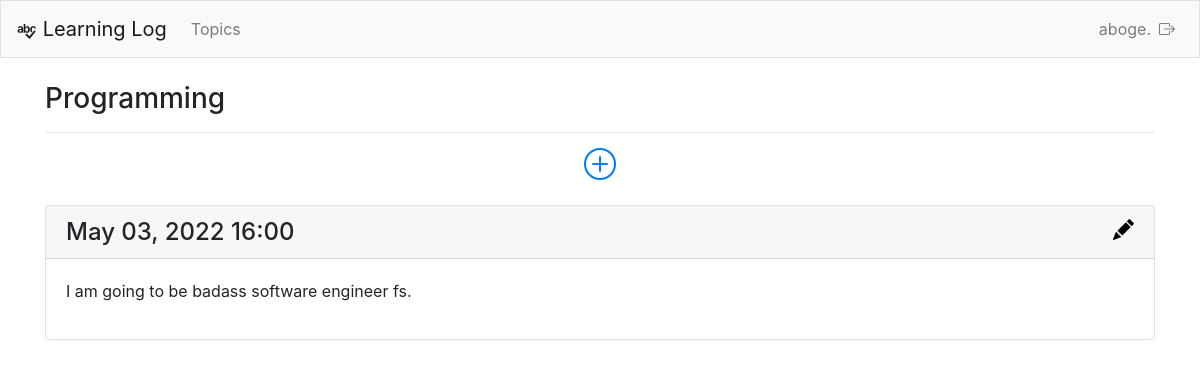
/topics/7/ (signed in), run on the app's committed database.
### learning_logs/models.py (models this page shows, shortened)
class Topic(models.Model):
    text = models.CharField(max_length=200)
    time_added = models.DateTimeField(auto_now_add=True)
    owner = models.ForeignKey(User, on_delete=models.CASCADE)
    def __str__(self):
        return self.text

class Entry(models.Model):
    topic = models.ForeignKey(Topic, on_delete=models.CASCADE)
    text = models.TextField()
    date_added = models.DateTimeField(auto_now_add=True)
    class Meta:
        verbose_name_plural = 'entries'

### learning_logs/views.py (the view)
# urls.py: path('topics/<int:topic_id>/', views.topic, name='topic'),
@login_required
def topic(request, topic_id):
    topic = Topic.objects.get(id=topic_id)
    if topic.owner != request.user:
        raise Http404
    entries = topic.entry_set.order_by('-date_added')
    context = {'topic': topic, 'entries': entries}
    return render(request, 'learning_logs/topic.html', context)

### learning_logs/templates/learning_logs/topic.html
{% extends 'learning_logs/base.html' %}
{% block page_header %}
    <h3>{{ topic }}</h3>
{% endblock page_header %}
{% block content %}
<p class="text-center"><a href="{% url 'learning_logs:new_entry' topic.id %}"><i title="Add Entry" style="font-size: 2rem;" class="bi-plus-circle m-3"></i> </a></p>
{% for entry in entries %}
    <div class="card mb-3">
        <h4 class="card-header d-flex justify-content-between">
        {{ entry.date_added|date:'M d, Y H:i' }}
        <small><a href="{% url 'learning_logs:edit_entry' entry.id %}"><i title="Edit" style="color: black;" class="bi-pencil-fill"></i></a>
        </small></h4>
    <div class="card-body">
        {{ entry.text|linebreaks }}
    </div>
    </div>
        {% empty %}
        <p>There are no entries for this topic yet.</p>
{% endfor %}
{% endblock content %}

### learning_logs/templates/learning_logs/base.html (shortened to what this page needs)
{% load bootstrap4 %}
<!doctype html>
<html lang="en">
    <head>
        <link rel="stylesheet" href="https://cdn.jsdelivr.net/npm/bootstrap-icons@1.8.1/font/bootstrap-icons.css">
        {% bootstrap_css %}
    </head>
    <body>
        <nav class="navbar navbar-expand-md navbar-light bg-light mb-4 border">
            <a class="navbar-brand" href="{% url 'learning_logs:index'%}"> <i class="bi-spellcheck"></i> Learning Log</a>
            <div class="collapse navbar-collapse" id="navbarCollapse">
                <ul class="navbar-nav mr-auto">
                <li class="nav-item"><a class="nav-link" href="{% url 'learning_logs:topics'%}">Topics</a></li>
                </ul>
                <ul class="navbar-nav ml-auto">
                    {% if user.is_authenticated %}
                    <li class="nav-item">
                    <span class="navbar-text"}>{{ user.username }}.</span>
                    </li>
                    <li class="nav-item">
                    <a class="nav-link" href="{% url 'users:logout' %}"><i title="Log out" class="bi-box-arrow-right" style="font-size: 2 rem;"></i></a>
                    </li>
                    {% else %}
                    <li class="nav-item">
                    <a class="nav-link" href="{% url 'users:register' %}">Register</a>
                    </li>
                    <li class="nav-item">
                    <a class="nav-link" href="{% url 'users:login' %}">Log in</a></li>
                    {% endif %}
                </ul>
            </div>
        </nav>
        <main role="main" class="container">
            <div class="pb-2 mb-2 border-bottom">
            {% block page_header %}{% endblock page_header %}
            </div>
            <div>
            {% block content %}{% endblock content %}
            </div>
        </main>
    </body>
</html>

### data on the page
Topic: text "Programming"
Entry: date_added "May 03, 2022 16:00", text "I am going to be badass software engineer fs."

### other printed values
{{ user.username }} "aboge"
